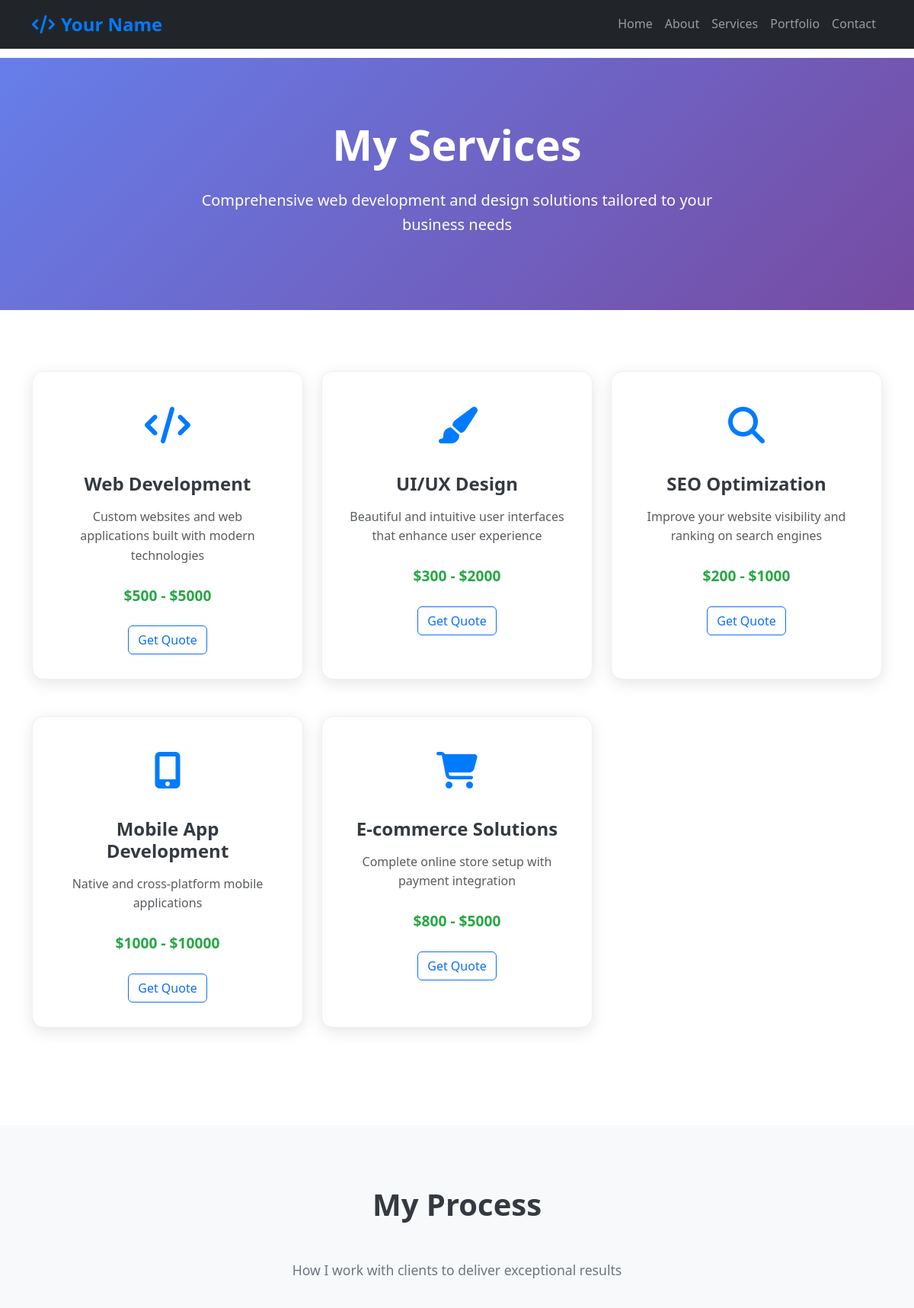
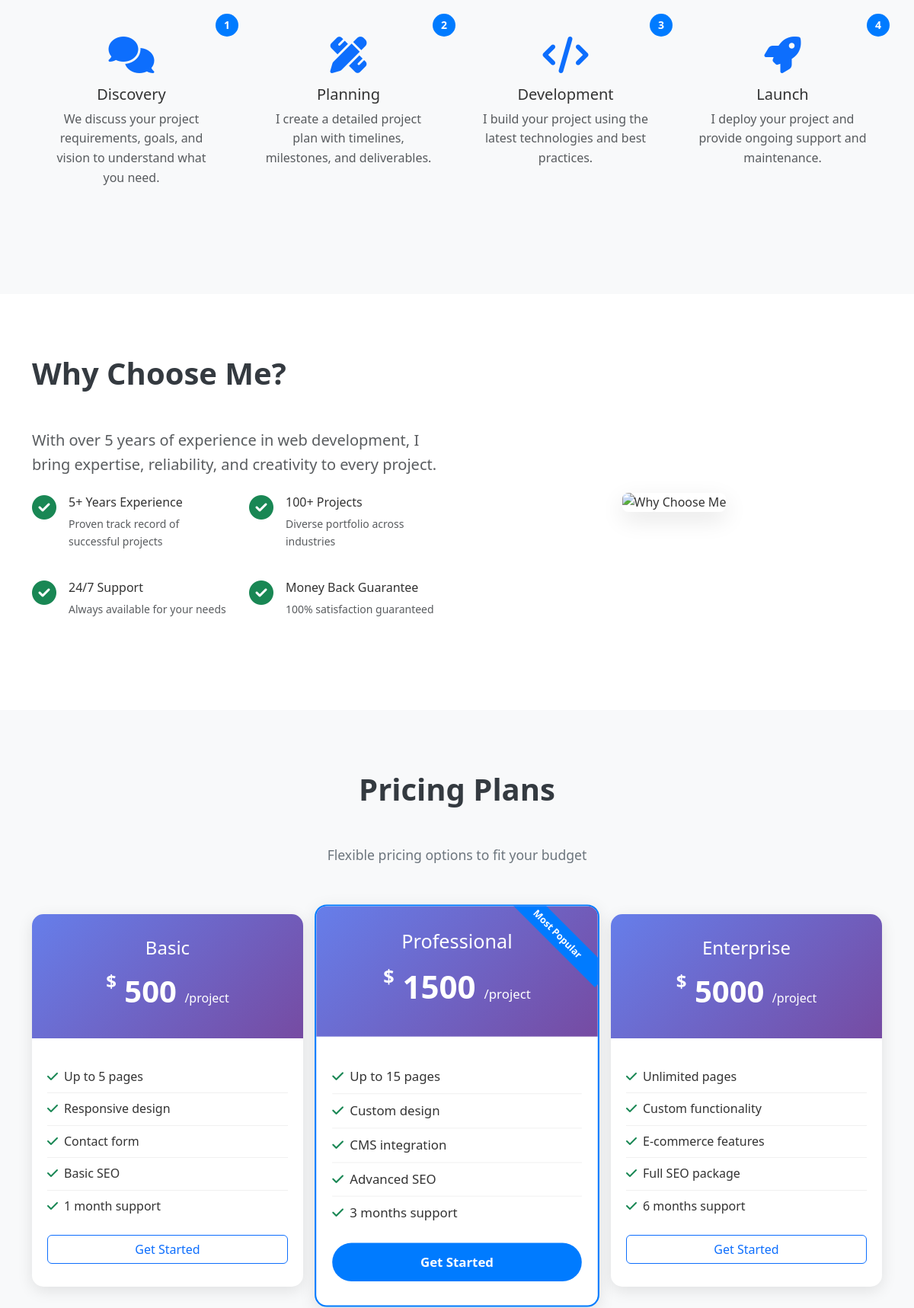
/services.php (upper part), run on the app's committed database (2 pictures, top to bottom).
### tables this page shows
CREATE TABLE services (
    id INT AUTO_INCREMENT PRIMARY KEY,
    title VARCHAR(100) NOT NULL,
    description TEXT NOT NULL,
    price_range VARCHAR(50) NOT NULL,
    icon VARCHAR(50) DEFAULT 'fas fa-code',
    is_active BOOLEAN DEFAULT TRUE,
    created_at TIMESTAMP DEFAULT CURRENT_TIMESTAMP,
    updated_at TIMESTAMP DEFAULT CURRENT_TIMESTAMP ON UPDATE CURRENT_TIMESTAMP
);

### includes/functions.php (called while the page is built, shortened)
<?php
function getServices() {
    $database = new Database();
    $db = $database->getConnection();
    $query = "SELECT * FROM services WHERE is_active = 1 ORDER BY created_at DESC";
    $stmt = $db->prepare($query);
    $stmt->execute();
    return $stmt->fetchAll(PDO::FETCH_ASSOC);
}
?>

### services.php (the view, shortened to what this page needs)
<?php
require_once 'includes/functions.php';
$services = getServices();
include 'includes/header.php';
?>
<section class="section" style="background: var(--gradient); color: white;">
    <div class="container">
        <div class="row">
            <div class="col-lg-8 mx-auto text-center">
                <h1 class="display-4 fw-bold mb-4">My Services</h1>
                <p class="lead">Comprehensive web development and design solutions tailored to your business needs</p>
            </div>
        </div>
    </div>
</section>
<section class="section">
    <div class="container">
        <div class="row">
            <?php foreach($services as $service): ?>
            <div class="col-lg-4 col-md-6 mb-5">
                <div class="service-card h-100">
                    <div class="service-icon">
                        <i class="<?php echo htmlspecialchars($service['icon']); ?>"></i>
                    </div>
                    <h3 class="service-title"><?php echo htmlspecialchars($service['title']); ?></h3>
                    <p class="text-muted mb-4"><?php echo htmlspecialchars($service['description']); ?></p>
                    <div class="service-price mb-4"><?php echo htmlspecialchars($service['price_range']); ?></div>
                    <a href="contact.php" class="btn btn-outline-primary">Get Quote</a>
                </div>
            </div>
            <?php endforeach; ?>
        </div>
    </div>
</section>
<section class="section bg-light-gray">
    <div class="container">
        <h2 class="section-title">My Process</h2>
        <p class="section-subtitle">How I work with clients to deliver exceptional results</p>
        <div class="row">
            <div class="col-lg-3 col-md-6 mb-4">
                <div class="text-center">
                    <div class="process-step">
                        <div class="step-number">1</div>
                        <i class="fas fa-comments fa-3x text-primary mb-3"></i>
                        <h5>Discovery</h5>
                        <p class="text-muted">We discuss your project requirements, goals, and vision to understand what you need.</p>
                    </div>
                </div>
            </div>
            <div class="col-lg-3 col-md-6 mb-4">
                <div class="text-center">
                    <div class="process-step">
                        <div class="step-number">2</div>
                        <i class="fas fa-pencil-ruler fa-3x text-primary mb-3"></i>
                        <h5>Planning</h5>
                        <p class="text-muted">I create a detailed project plan with timelines, milestones, and deliverables.</p>
                    </div>
                </div>
            </div>
            <div class="col-lg-3 col-md-6 mb-4">
                <div class="text-center">
                    <div class="process-step">
                        <div class="step-number">3</div>
                        <i class="fas fa-code fa-3x text-primary mb-3"></i>
                        <h5>Development</h5>
                        <p class="text-muted">I build your project using the latest technologies and best practices.</p>
                    </div>
                </div>
            </div>
            <div class="col-lg-3 col-md-6 mb-4">
                <div class="text-center">
                    <div class="process-step">
                        <div class="step-number">4</div>
                        <i class="fas fa-rocket fa-3x text-primary mb-3"></i>
                        <h5>Launch</h5>
                        <p class="text-muted">I deploy your project and provide ongoing support and maintenance.</p>
                    </div>
                </div>
            </div>
        </div>
    </div>
</section>
<section class="section">
    <div class="container">
        <div class="row align-items-center">
            <div class="col-lg-6">
                <h2 class="section-title text-start">Why Choose Me?</h2>
                <p class="lead text-muted mb-4">
                    With over 5 years of experience in web development, I bring expertise,
                    reliability, and creativity to every project.
                </p>
                <div class="row">
                    <div class="col-md-6 mb-4">
                        <div class="d-flex">
                            <div class="flex-shrink-0">
                                <i class="fas fa-check-circle text-success fa-2x"></i>
                            </div>
                            <div class="flex-grow-1 ms-3">
                                <h6>5+ Years Experience</h6>
                                <p class="text-muted small">Proven track record of successful projects</p>
                            </div>
                        </div>
                    </div>
                    <div class="col-md-6 mb-4">
                        <div class="d-flex">
                            <div class="flex-shrink-0">
                                <i class="fas fa-check-circle text-success fa-2x"></i>
                            </div>
                            <div class="flex-grow-1 ms-3">
                                <h6>100+ Projects</h6>
                                <p class="text-muted small">Diverse portfolio across industries</p>
                            </div>
                        </div>
                    </div>
                    <div class="col-md-6 mb-4">
                        <div class="d-flex">
                            <div class="flex-shrink-0">
                                <i class="fas fa-check-circle text-success fa-2x"></i>
                            </div>
                            <div class="flex-grow-1 ms-3">
                                <h6>24/7 Support</h6>
                                <p class="text-muted small">Always available for your needs</p>
                            </div>
                        </div>
                    </div>
                    <div class="col-md-6 mb-4">
                        <div class="d-flex">
                            <div class="flex-shrink-0">
                                <i class="fas fa-check-circle text-success fa-2x"></i>
                            </div>
                            <div class="flex-grow-1 ms-3">
                                <h6>Money Back Guarantee</h6>
                                <p class="text-muted small">100% satisfaction guaranteed</p>
                            </div>
                        </div>
                    </div>
                </div>
            </div>
            <div class="col-lg-6">
                <div class="text-center">
                    <img src="assets/images/services-detail.jpg" alt="Why Choose Me" class="img-fluid rounded-3 shadow-custom">
                </div>
            </div>
        </div>
    </div>
</section>
<section class="section bg-light-gray">
    <div class="container">
        <h2 class="section-title">Pricing Plans</h2>
        <p class="section-subtitle">Flexible pricing options to fit your budget</p>
        <div class="row justify-content-center">
            <div class="col-lg-4 col-md-6 mb-4">
                <div class="pricing-card">
                    <div class="pricing-header">
                        <h4>Basic</h4>
                        <div class="price">
                            <span class="currency">$</span>
                            <span class="amount">500</span>
                            <span class="period">/project</span>
                        </div>
                    </div>
                    <div class="pricing-body">
                        <ul class="list-unstyled">
                            <li><i class="fas fa-check text-success me-2"></i>Up to 5 pages</li>
                            <li><i class="fas fa-check text-success me-2"></i>Responsive design</li>
                            <li><i class="fas fa-check text-success me-2"></i>Contact form</li>
                            <li><i class="fas fa-check text-success me-2"></i>Basic SEO</li>
                            <li><i class="fas fa-check text-success me-2"></i>1 month support</li>
                        </ul>
                        <a href="contact.php" class="btn btn-outline-primary w-100">Get Started</a>
                    </div>
                </div>
            </div>
            <div class="col-lg-4 col-md-6 mb-4">
                <div class="pricing-card featured">
                    <div class="pricing-badge">Most Popular</div>
                    <div class="pricing-header">
                        <h4>Professional</h4>
                        <div class="price">
                            <span class="currency">$</span>
                            <span class="amount">1500</span>
                            <span class="period">/project</span>
                        </div>
                    </div>
                    <div class="pricing-body">
                        <ul class="list-unstyled">
                            <li><i class="fas fa-check text-success me-2"></i>Up to 15 pages</li>
                            <li><i class="fas fa-check text-success me-2"></i>Custom design</li>
                            <li><i class="fas fa-check text-success me-2"></i>CMS integration</li>
                            <li><i class="fas fa-check text-success me-2"></i>Advanced SEO</li>
                            <li><i class="fas fa-check text-success me-2"></i>3 months support</li>
                        </ul>
                        <a href="contact.php" class="btn btn-primary w-100">Get Started</a>
                    </div>
                </div>
            </div>
            <div class="col-lg-4 col-md-6 mb-4">
                <div class="pricing-card">
                    <div class="pricing-header">
                        <h4>Enterprise</h4>
                        <div class="price">
                            <span class="currency">$</span>
                            <span class="amount">5000</span>
                            <span class="period">/project</span>
                        </div>
                    </div>
                    <div class="pricing-body">
                        <ul class="list-unstyled">
                            <li><i class="fas fa-check text-success me-2"></i>Unlimited pages</li>
                            <li><i class="fas fa-check text-success me-2"></i>Custom functionality</li>
                            <li><i class="fas fa-check text-success me-2"></i>E-commerce features</li>
                            <li><i class="fas fa-check text-success me-2"></i>Full SEO package</li>
                            <li><i class="fas fa-check text-success me-2"></i>6 months support</li>
                        </ul>
                        <a href="contact.php" class="btn btn-outline-primary w-100">Get Started</a>
                    </div>
                </div>
            </div>
        </div>
    </div>
</section>
<?php include 'includes/footer.php'; ?>

### assets/css/style.css (style rules this page uses)
:root { --primary-color: #007bff; --secondary-color: #6c757d; --accent-color: #28a745; --dark-color: #343a40; --light-color: #f8f9fa; --gradient: linear-gradient(135deg, #667eea 0%, #764ba2 100%); }
* { margin: 0; padding: 0; box-sizing: border-box; }
body { font-family: 'Segoe UI', Tahoma, Geneva, Verdana, sans-serif; line-height: 1.6; color: #333; padding-top: 76px; }
.btn-primary { background: var(--primary-color); border: none; padding: 12px 30px; font-weight: 600; border-radius: 50px; transition: all 0.3s ease; }
.section { padding: 80px 0; }
.section-title { font-size: 2.5rem; font-weight: 700; text-align: center; margin-bottom: 3rem; color: var(--dark-color); }
.section-subtitle { text-align: center; color: var(--secondary-color); margin-bottom: 4rem; font-size: 1.1rem; }
.service-card { background: white; border-radius: 15px; padding: 2rem; text-align: center; box-shadow: 0 5px 20px rgba(0, 0, 0, 0.1); transition: all 0.3s ease; height: 100%; border: 1px solid #f0f0f0; }
.service-icon { font-size: 3rem; color: var(--primary-color); margin-bottom: 1.5rem; }
.service-title { font-size: 1.5rem; font-weight: 600; margin-bottom: 1rem; color: var(--dark-color); }
.service-price { font-size: 1.2rem; font-weight: 700; color: var(--accent-color); margin-top: 1rem; }
.bg-light-gray { background-color: #f8f9fa; }
.shadow-custom { box-shadow: 0 10px 30px rgba(0, 0, 0, 0.1); }

### services.php (style rules this page uses)
.process-step { position: relative; padding: 20px; }
.step-number { position: absolute; top: -10px; right: -10px; background: var(--primary-color); color: white; width: 30px; height: 30px; border-radius: 50%; display: flex; align-items: center; justify-content: center; font-weight: bold; font-size: 14px; }
.pricing-card { background: white; border-radius: 15px; padding: 0; box-shadow: 0 5px 20px rgba(0, 0, 0, 0.1); transition: all 0.3s ease; position: relative; overflow: hidden; }
.pricing-card.featured { border: 2px solid var(--primary-color); transform: scale(1.05); }
.pricing-badge { position: absolute; top: 20px; right: -30px; background: var(--primary-color); color: white; padding: 5px 40px; font-size: 12px; font-weight: bold; transform: rotate(45deg); }
.pricing-header { background: var(--gradient); color: white; padding: 30px 20px; text-align: center; }
.pricing-header h4 { margin-bottom: 10px; font-size: 1.5rem; }
.price { font-size: 2.5rem; font-weight: bold; }
.currency { font-size: 1.5rem; vertical-align: top; }
.period { font-size: 1rem; font-weight: normal; }
.pricing-body { padding: 30px 20px; }
.pricing-body ul li { padding: 8px 0; border-bottom: 1px solid #f0f0f0; }
.pricing-body ul li:last-child { border-bottom: none; }

### data on the page
services: title "Web Development", description "Custom websites and web applications built with modern technologies", price_range "$500 - $5000"
services: title "UI/UX Design", description "Beautiful and intuitive user interfaces that enhance user experience", price_range "$300 - $2000"
services: title "SEO Optimization", description "Improve your website visibility and ranking on search engines", price_range "$200 - $1000"
services: title "Mobile App Development", description "Native and cross-platform mobile applications", price_range "$1000 - $10000"
services: title "E-commerce Solutions", description "Complete online store setup with payment integration", price_range "$800 - $5000"
